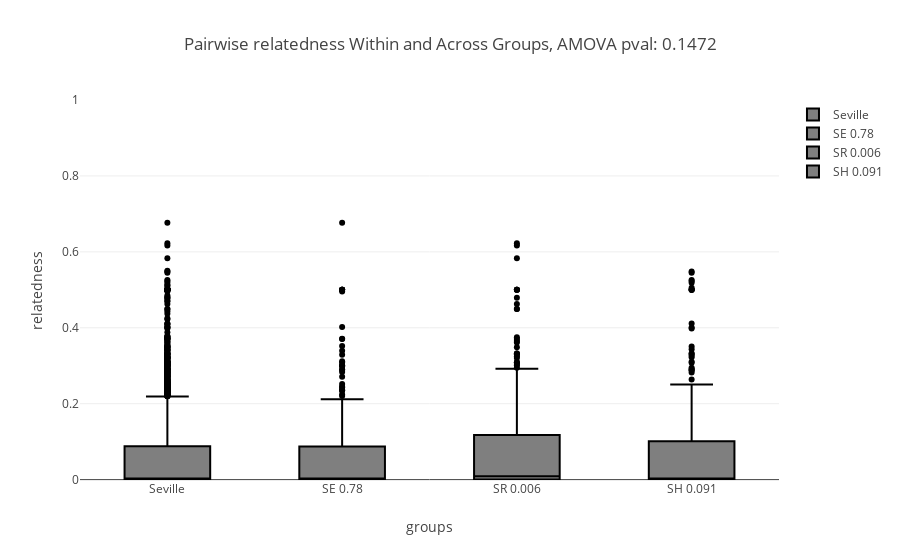

Notebook source saved alongside this figure:
### Code cell
## We'll first look at the distribution of genetic distances across the colony and within roosting groups.
## First get genetic distance matrix:
np.random.seed(12345678)

fig_box_rel= []

###########################
### for Seville
Sev_sim_matrix= [[Ind_asso[y][x] for x in Seville_order] for y in Seville_order]
Sev_sim_matrix= np.array(Sev_sim_matrix)
iuSev= np.triu_indices(Sev_sim_matrix.shape[0],1)
Sev_sim_vector= Sev_sim_matrix[iuSev]

fig_box_rel.append(go.Box(
    y= Sev_sim_vector,
    name= 'Seville',
    marker= dict(
    color= 'black'
    )
))
###########################
### SE 
SE_sim_matrix= [[Ind_asso[y][x] for x in gp_bats['SE']] for y in gp_bats['SE']]
SE_sim_matrix= np.array(SE_sim_matrix)
iuSE= np.triu_indices(SE_sim_matrix.shape[0],1)
SE_sim_vector= SE_sim_matrix[iuSE]

fig_box_rel.append(go.Box(
    y= SE_sim_vector,
    name= 'SE {}'.format(round(stats.ttest_ind(Sev_sim_vector,SE_sim_vector, equal_var = False)[1],3)),
    marker= dict(
    color= 'black'
    )
))
###########################
### SR
SR_sim_matrix= [[Ind_asso[y][x] for x in gp_bats['SR']] for y in gp_bats['SR']]
SR_sim_matrix= np.array(SR_sim_matrix)
iuSR= np.triu_indices(SR_sim_matrix.shape[0],1)
SR_sim_vector= SR_sim_matrix[iuSR]

fig_box_rel.append(go.Box(
    y= SR_sim_vector,
    name= 'SR {}'.format(round(stats.ttest_ind(Sev_sim_vector,SR_sim_vector, equal_var = False)[1],3)),
    marker= dict(
    color= 'black'
    )
))
###########################
### SH
SH_sim_matrix= [[Ind_asso[y][x] for x in gp_bats['SH']] for y in gp_bats['SH']]
SH_sim_matrix= np.array(SH_sim_matrix)
iuSH= np.triu_indices(SH_sim_matrix.shape[0],1)
SH_sim_vector= SH_sim_matrix[iuSH]


fig_box_rel.append(go.Box(
    y= SH_sim_vector,
    name= 'SH {}'.format(round(stats.ttest_ind(Sev_sim_vector,SH_sim_vector, equal_var = False)[1],3)),
    marker= dict(
    color= 'black'
    )
))
##### F_ way
import scipy.stats as stats

test= stats.f_oneway(SR_sim_vector,SH_sim_vector,SE_sim_vector)
#####

layout= go.Layout(
    yaxis= dict(
        title= 'relatedness',
        range= [-.001,1]
    ),
    title= 'Pairwise relatedness Within and Across Groups, AMOVA pval: {}'.format(round(test[1],4)),
    
    xaxis= dict(
    title= 'groups'
    )
)


fig = go.Figure(data=fig_box_rel,layout= layout)
iplot(fig)

### Figure 1 — Plotly figure (JSON) as saved in the notebook; plotly's stock layout.template omitted (floating-point values rounded to 4 significant figures; data arrays with more than 128 entries replaced by an {"elided": "..."} marker saying what was removed)
{"data": [{"marker": {"color": "black"}, "name": "Seville", "type": "box", "uid": "1a73c4fd-1433-4052-949d-037f12801b48", "y": {"elided": "3486 float values"}}, {"marker": {"color": "black"}, "name": "SE 0.78", "type": "box", "uid": "c3b403f0-5038-4d6a-b4a3-1aa6cebd2a7d", "y": {"elided": "378 float values"}}, {"marker": {"color": "black"}, "name": "SR 0.006", "type": "box", "uid": "5cae93a8-fb7a-45c5-b961-bc70a71a3801", "y": {"elided": "378 float values"}}, {"marker": {"color": "black"}, "name": "SH 0.091", "type": "box", "uid": "0f1a537e-77ff-4dc8-8d94-80531a8f3d0c", "y": {"elided": "378 float values"}}], "layout": {"title": {"text": "Pairwise relatedness Within and Across Groups, AMOVA pval: 0.1472"}, "xaxis": {"title": {"text": "groups"}}, "yaxis": {"range": [-0.001, 1], "title": {"text": "relatedness"}}}}
